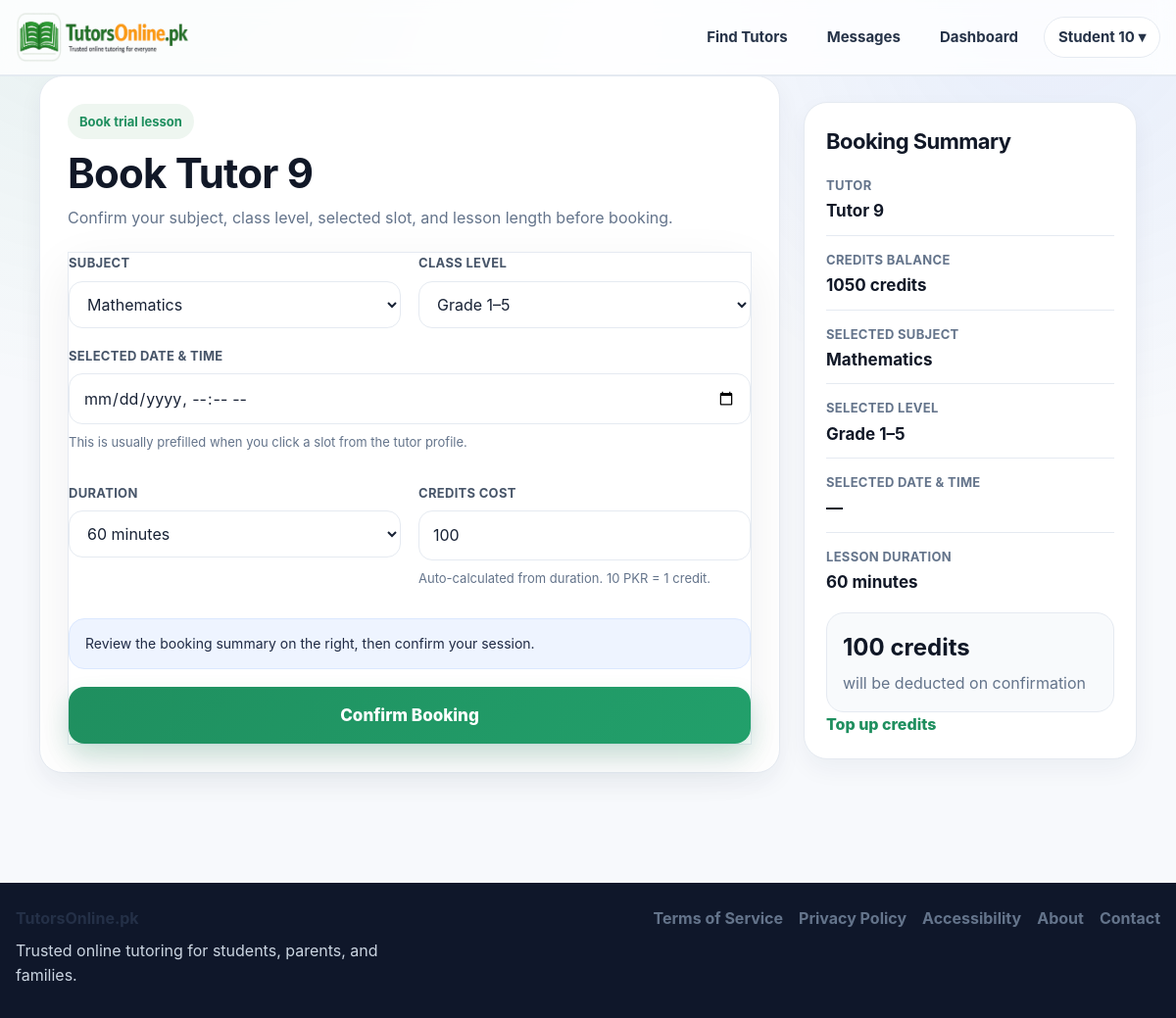
/book/10 (signed in), run on the app's committed database.
### app.py (models this page shows, shortened)
class User(UserMixin, db.Model):
    id = db.Column(db.Integer, primary_key=True)
    email = db.Column(db.String(120), unique=True, nullable=False)
    password_hash = db.Column(db.String(255), nullable=False)
    role = db.Column(db.String(20), nullable=False, default="student")
    full_name = db.Column(db.String(120), nullable=False)
    public_name = db.Column(db.String(120), nullable=False)
    qualification = db.Column(db.String(120), default="")
    subjects = db.Column(db.String(255), default="")
    class_levels = db.Column(db.String(255), default="")
    experience_years = db.Column(db.Integer, default=0)
    bio = db.Column(db.Text, default="")
    degree_title = db.Column(db.String(255), default="")
    degree_major = db.Column(db.String(255), default="")
    degree_institution = db.Column(db.String(255), default="")
    degree_year = db.Column(db.String(50), default="")
    degree_grade = db.Column(db.String(50), default="")
    previous_path_choice = db.Column(db.String(50), default="")
    mphil_title = db.Column(db.String(255), default="")
    mphil_major = db.Column(db.String(255), default="")
    mphil_institution = db.Column(db.String(255), default="")
    mphil_year = db.Column(db.String(50), default="")
    mphil_grade = db.Column(db.String(50), default="")
    mphil_additional_note = db.Column(db.String(255), default="")
    masters_title = db.Column(db.String(255), default="")
    masters_major = db.Column(db.String(255), default="")
    masters_institution = db.Column(db.String(255), default="")
    masters_year = db.Column(db.String(50), default="")
    masters_grade = db.Column(db.String(50), default="")
    masters_additional_note = db.Column(db.String(255), default="")
    bachelor_title = db.Column(db.String(255), default="")
    bachelor_major = db.Column(db.String(255), default="")
    bachelor_institution = db.Column(db.String(255), default="")
    bachelor_year = db.Column(db.String(50), default="")
    bachelor_grade = db.Column(db.String(50), default="")
    bachelor_additional_note = db.Column(db.String(255), default="")
    inter_program = db.Column(db.String(100), default="")
    inter_institution = db.Column(db.String(255), default="")
    inter_grade = db.Column(db.String(50), default="")
    inter_year = db.Column(db.String(50), default="")
    matric_program = db.Column(db.String(100), default="")
    matric_institution = db.Column(db.String(255), default="")
    matric_grade = db.Column(db.String(50), default="")
    matric_year = db.Column(db.String(50), default="")
    gender = db.Column(db.String(50), default="")
    city = db.Column(db.String(120), default="")
    main_subject = db.Column(db.String(120), default="")
    additional_subjects = db.Column(db.String(255), default="")
    student_level = db.Column(db.String(120), default="")
    student_subject_needed = db.Column(db.String(120), default="")
    preferred_tutor_gender = db.Column(db.String(50), default="")
    learning_mode = db.Column(db.String(50), default="")
    teaching_mode = db.Column(db.String(50), default="")
    hourly_rate = db.Column(db.Integer, default=0)
    mobile_number = db.Column(db.String(40), default="")
    cnic_number = db.Column(db.String(40), default="")
    profile_image = db.Column(db.String(255), default="")
    degree_file = db.Column(db.String(255), default="")
    additional_qualification_level = db.Column(db.String(80), default="")
    additional_qualification_title = db.Column(db.String(255), default="")
    additional_qualification_major = db.Column(db.String(255), default="")
    additional_qualification_institution = db.Column(db.String(255), default="")
    additional_qualification_year = db.Column(db.String(50), default="")
    additional_qualification_grade = db.Column(db.String(50), default="")
    additional_qualification_file = db.Column(db.String(255), default="")
    demo_video_url = db.Column(db.String(255), default="")
    demo_video_file = db.Column(db.String(255), default="")
    modest_profile = db.Column(db.Boolean, default=False)
    audio_only = db.Column(db.Boolean, default=False)
    is_active_user = db.Column(db.Boolean, default=True)
    is_verified_tutor = db.Column(db.Boolean, default=False)
    profile_stage = db.Column(db.String(40), default="basic_complete")
    verification_submitted_at = db.Column(db.DateTime)
    approved_at = db.Column(db.DateTime)
    rejected_at = db.Column(db.DateTime)
    admin_review_note = db.Column(db.Text, default="")
    is_public_tutor = db.Column(db.Boolean, default=False)
    tutor_category = db.Column(db.String(80), default="")
    bonus_credits = db.Column(db.Integer, default=0)
    total_earnings_pkr = db.Column(db.Integer, default=0)
    monthly_earnings_pkr = db.Column(db.Integer, default=0)
    sessions_completed = db.Column(db.Integer, default=0)
    rating_avg = db.Column(db.Float, default=0.0)
    rating_count = db.Column(db.Integer, default=0)
    credits_balance = db.Column(db.Integer, default=0)
    pending_payout_pkr = db.Column(db.Integer, default=0)
    payout_method = db.Column(db.String(30), default="bank")
    payout_account_title = db.Column(db.String(120), default="")
    payout_account_number = db.Column(db.String(120), default="")
    payout_iban = db.Column(db.String(64), default="")
    created_at = db.Column(db.DateTime, default=datetime.utcnow)
    bookings_as_student = db.relationship(
        "Booking",
        backref="student",
        lazy=True,
        foreign_keys="Booking.student_id",
    )
    bookings_as_tutor = db.relationship(
        "Booking",
        backref="tutor",
        lazy=True,
        foreign_keys="Booking.tutor_id",
    )
    @property
    def is_active(self):
        return self.is_active_user

### app.py (the view, shortened to what this page needs)
@app.route("/book/<int:tutor_id>", methods=["GET", "POST"])
@login_required
def book_tutor(tutor_id):
    if UNDER_CONSTRUCTION:
        return redirect(url_for("index"))
    if current_user.role != "student":
        flash("Only students can book tutors.", "danger")
        return redirect(url_for("dashboard"))
    tutor = User.query.get_or_404(tutor_id)
    if tutor.role != "tutor":
        flash("Tutor not found.", "danger")
        return redirect(url_for("tutors"))
    subject_prefill = (request.args.get("subject", "") or "").strip()
    level_prefill = (request.args.get("level", "") or "").strip()
    scheduled_at_prefill = (request.args.get("scheduled_at", "") or "").strip()
    duration_prefill = 60
    credits_prefill = 100
    return render_template(
        "book_tutor.html",
        tutor=tutor,
        subject_options=SUBJECT_OPTIONS,
        level_options=LEVEL_OPTIONS,
        subject_prefill=subject_prefill,
        level_prefill=level_prefill,
        scheduled_at_prefill=scheduled_at_prefill,
        duration_prefill=duration_prefill,
        credits_prefill=credits_prefill,
        credit_rate=app.config.get("CREDIT_RATE", 10),
        booking_success=False,
    )

### templates/book_tutor.html (shortened to what this page needs)
{% extends 'base.html' %}
{% block content %}
{% if booking_success %}
  <section class="booking-success-card" style="max-width: 860px; margin: 0 auto;">
    <div class="booking-kicker">Session booked</div>
    <h1>Your lesson is confirmed with {{ tutor.public_name }}</h1>
    <p>
      The booking has been created successfully and your credits have been deducted.
      A confirmation email has also been sent.
    </p>
    <div class="booking-summary-list" style="margin-top: 22px;">
      <div class="booking-summary-item">
        <span>Tutor</span>
        <strong>{{ tutor.public_name }}</strong>
      </div>
      <div class="booking-summary-item">
        <span>Subject</span>
        <strong>{{ booked_session.subject }}</strong>
      </div>
      <div class="booking-summary-item">
        <span>Level</span>
        <strong>{{ booked_session.class_level }}</strong>
      </div>
      <div class="booking-summary-item">
        <span>Date & Time</span>
        <strong>{{ booked_session.scheduled_at_label }}</strong>
      </div>
      <div class="booking-summary-item">
        <span>Duration</span>
        <strong>{{ booked_session.duration_minutes }} minutes</strong>
      </div>
      <div class="booking-summary-item">
        <span>Credits used</span>
        <strong>{{ booked_session.credits_cost }} credits</strong>
      </div>
    </div>
    <div class="booking-success-actions">
    <a class="btn btn-primary" href="{{ url_for('dashboard') }}">Go to Dashboard</a>
    <a class="btn btn-light"
      href="{{ url_for('start_conversation', tutor_id=tutor.id) }}">
      Open Chat
    </a>
    <a class="btn btn-light"
      href="{{ url_for('tutor_profile', tutor_id=tutor.id) }}">
      Back to Tutor Profile
    </a>
  </div>
  </section>
{% else %}
  <section class="booking-shell">
    <div class="booking-main-card">
      <div class="booking-kicker">Book trial lesson</div>
      <h1 class="booking-title">Book {{ tutor.public_name }}</h1>
      <p class="booking-sub">
        Confirm your subject, class level, selected slot, and lesson length before booking.
      </p>
      <form method="post" id="bookingForm">
        <div class="booking-grid">
          <div>
            <label class="booking-label">Subject</label>
            <select name="subject" id="subject" required>
              {% for val, label in subject_options %}
                <option value="{{ val }}" {% if val == subject_prefill %}selected{% endif %}>{{ label }}</option>
              {% endfor %}
            </select>
          </div>
          <div>
            <label class="booking-label">Class level</label>
            <select name="class_level" id="class_level" required>
              {% for val, label in level_options %}
                <option value="{{ val }}" {% if val == level_prefill %}selected{% endif %}>{{ label }}</option>
              {% endfor %}
            </select>
          </div>
          <div class="booking-field-full">
            <label class="booking-label">Selected date & time</label>
            <input
              name="scheduled_at"
              id="scheduled_at"
              type="datetime-local"
              value="{{ scheduled_at_prefill or '' }}"
              required
            >
            <p class="booking-helper">This is usually prefilled when you click a slot from the tutor profile.</p>
          </div>
          <div>
            <label class="booking-label">Duration</label>
            <select name="duration_minutes" id="duration_minutes" required>
              <option value="60" {% if duration_prefill == 60 %}selected{% endif %}>60 minutes</option>
            </select>
          </div>
          <div>
            <label class="booking-label">Credits cost</label>
            <input
              name="credits_cost"
              id="credits_cost"
              type="number"
              value="{{ credits_prefill }}"
              readonly
            >
            <p class="booking-helper">Auto-calculated from duration. {{ credit_rate }} PKR = 1 credit.</p>
          </div>
        </div>
        <div class="booking-inline-note" id="bookingPreviewBox">
          Review the booking summary on the right, then confirm your session.
        </div>
        <button class="btn btn-primary booking-submit" type="submit">
          Confirm Booking
        </button>
      </form>
    </div>
    <aside class="booking-side-card">
      <h2 class="booking-summary-title">Booking Summary</h2>
      <div class="booking-summary-list">
        <div class="booking-summary-item">
          <span>Tutor</span>
          <strong>{{ tutor.public_name }}</strong>
        </div>
        <div class="booking-summary-item">
          <span>Credits balance</span>
          <strong>{{ current_user.credits_balance }} credits</strong>
        </div>
        <div class="booking-summary-item">
          <span>Selected subject</span>
          <strong id="summarySubject">{{ subject_prefill or '—' }}</strong>
        </div>
        <div class="booking-summary-item">
          <span>Selected level</span>
          <strong id="summaryLevel">{{ level_prefill or '—' }}</strong>
        </div>
        <div class="booking-summary-item">
          <span>Selected date & time</span>
          <strong id="summaryDateTime">{{ scheduled_at_prefill or '—' }}</strong>
        </div>
        <div class="booking-summary-item">
          <span>Lesson duration</span>
          <strong id="summaryDuration">{{ duration_prefill }} minutes</strong>
        </div>
      </div>
      <div class="booking-credit-box">
        <strong id="summaryCredits">{{ credits_prefill }} credits</strong>
        <div class="muted">will be deducted on confirmation</div>
      </div>
      <a class="btn btn-light booking-topup" href="{{ url_for('buy_credits') }}">
        Top up credits
      </a>
    </aside>
  </section>
{% endif %}
{% endblock %}

### templates/base.html (shortened to what this page needs)
<!doctype html>
<html lang="en">
<head>
  <link rel="stylesheet" href="{{ url_for('static', filename='css/styles.css') }}">
  <link rel="stylesheet" href="{{ url_for('static', filename='css/design-system.css') }}">
</head>
<body>
  <header class="site-header">
    <div class="container nav-wrap">
      <a href="{{ url_for('index') }}" class="brand">
        <img src="{{ url_for('static', filename='images/logo.png') }}" alt="TutorsOnline.pk" class="brand-logo">
      </a>
     <nav class="main-nav">
      <a href="{{ url_for('tutors') }}">Find Tutors</a>
      {% if current_user.is_authenticated %}
        <a href="{{ url_for('messages_inbox') }}" class="nav-messages-link">
          Messages
        </a>
        <a href="{{ url_for('dashboard') }}">Dashboard</a>
        <div class="nav-user-dropdown">
          <button type="button" class="nav-user-trigger">
            {{ current_user.public_name or 'Account' }} ▾
          </button>
        </div>
      {% else %}
        <a href="{{ url_for('contact') }}">Contact</a>
        <a href="{{ url_for('login') }}">Login</a>
        <a href="{{ url_for('register') }}" class="nav-join-btn">Join</a>
      {% endif %}
    </nav>
    </div>
  </header>
  <main class="site-main">
    <div class="container">
      {% block content %}{% endblock %}
    </div>
  </main>
  <footer class="site-footer">
    <div class="container footer-wrap">
      <div class="footer-brand">
        <strong>TutorsOnline.pk</strong>
        <p>Trusted online tutoring for students, parents, and families.</p>
      </div>
      <div class="footer-links">
        <a href="{{ url_for('terms') }}">Terms of Service</a>
        <a href="{{ url_for('privacy') }}">Privacy Policy</a>
        <a href="{{ url_for('accessibility') }}">Accessibility</a>
        <a href="{{ url_for('about') }}">About</a>
        <a href="{{ url_for('contact') }}">Contact</a>
      </div>
    </div>
  </footer>
</body>
</html>

### data on the page
User: public_name "Student 10", credits_balance "1050"
User: public_name "Tutor 9"

### other printed values
{{ credit_rate }} "10"
form field subject "Mathematics"
form field class_level "Grade 1–5"
